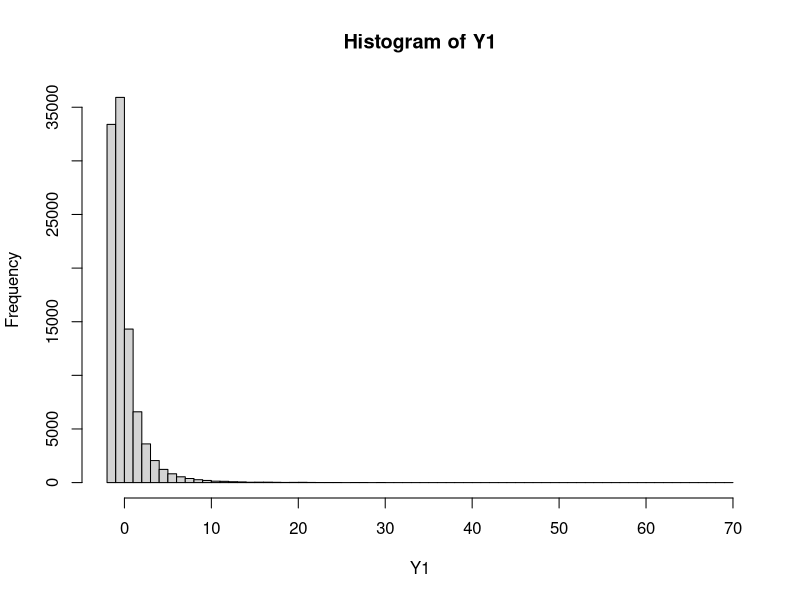
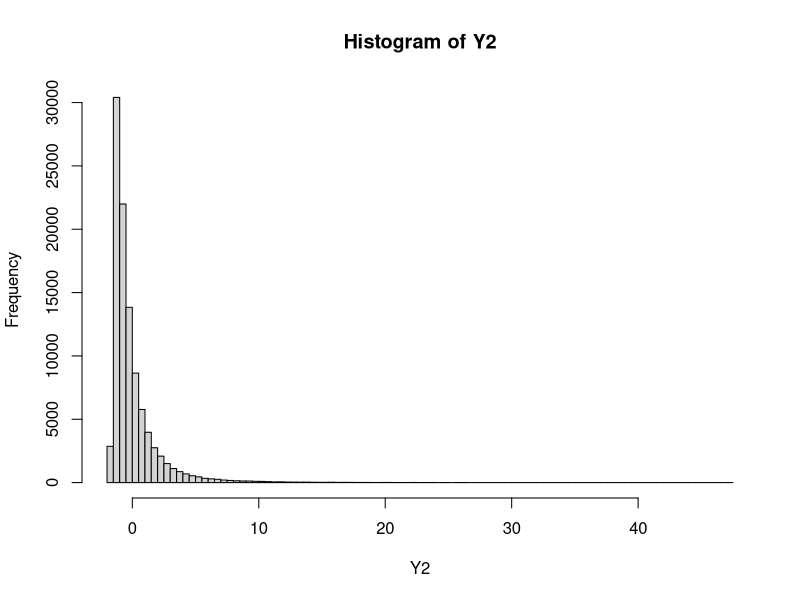
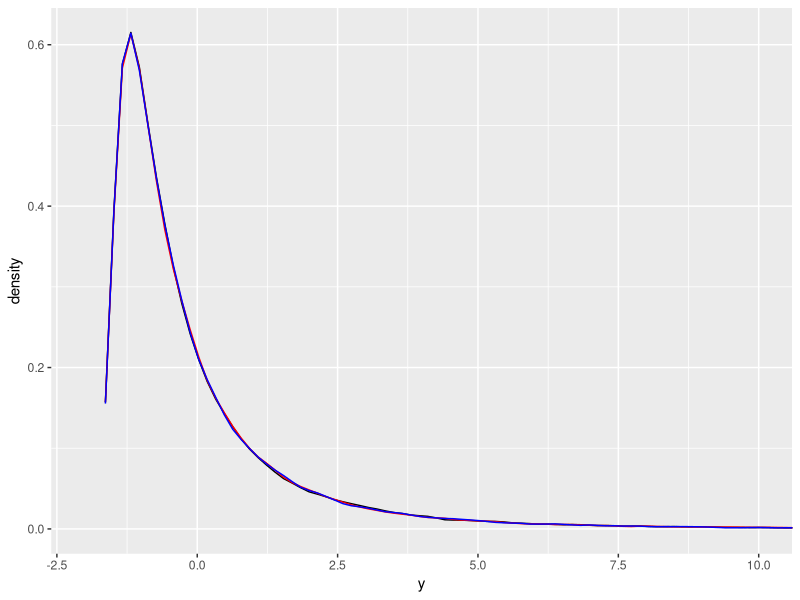
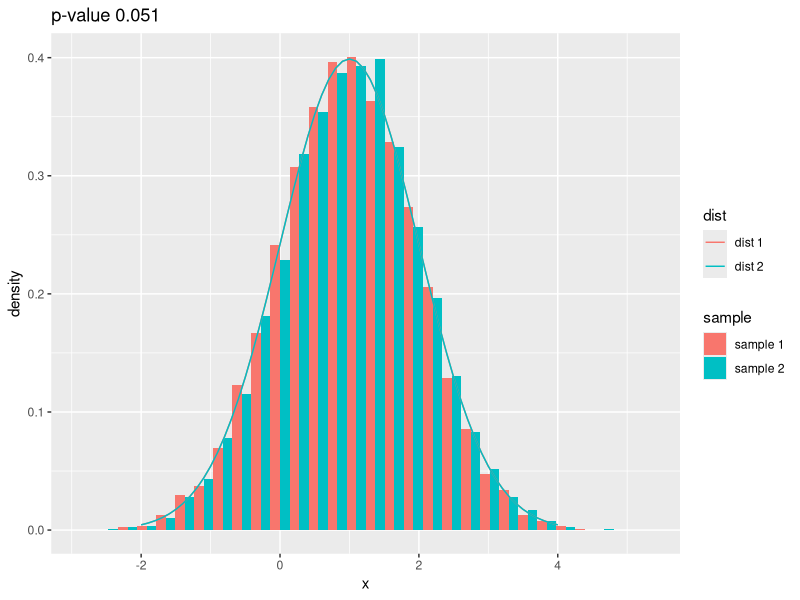
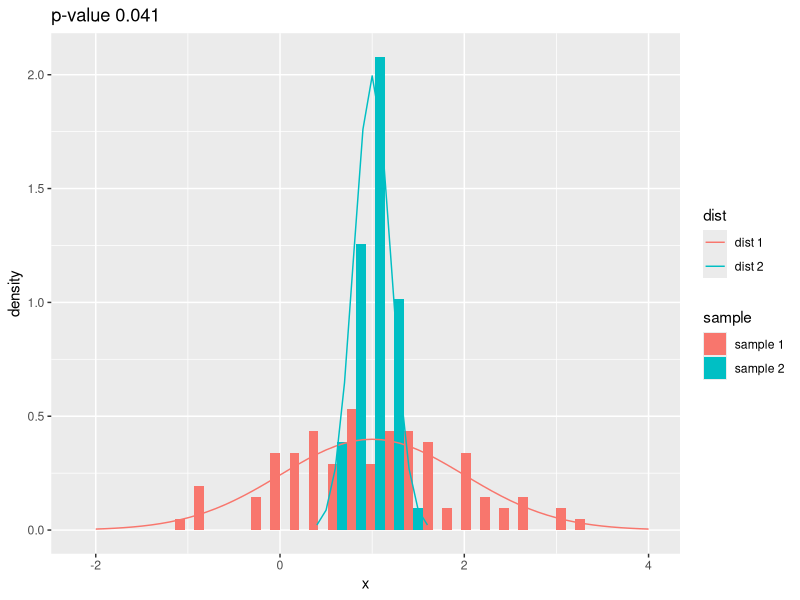

Reproduce these figures in R, in order. (Note: this script raises an error after producing the figures.)
library(tidyverse)
simuleer.lognormale <- function(n1, n2, ratio = 1) {
  Y1 <- exp(rnorm(n1))-exp(.5) # gemiddelde = 0, zie wiki lognormale
  Y2 <- exp(rnorm(n2))-exp(.5) # gemiddelde = 0
  Y1 <- Y1*ratio # herschaal, ratio = 1 (gelijke varianties) of 5 (verschillende varianties)
  return(c(Y1,Y2))
}

# Eens snel via Monte-Carlo kijken of de code naar behoren werkt
n1 <- 100000 # een groot getal om de populatie te benaderen
n2 <- 100000
Y <- simuleer.lognormale(n1, n2, ratio = 1)
Y1 <- Y[1:n1]; Y2 <- Y[(n1+1):(n1+n2)]

hist(Y1, breaks = 100)
hist(Y2, breaks = 100)
d1 <- data.frame(y = Y1)
d2 <- data.frame(y = Y2)
d3 <- data.frame(y = rlnorm(n1, meanlog = 0) - exp(1/2))
ggplot(d1, aes(y)) +
  geom_density() +
  geom_density(data = d2, color = "red") +
  geom_density(data = d3, color = "blue") +
  coord_cartesian(xlim = c(-2,10))

n <- 1000000
mu1 <- -0.5 * log(2)
mu2 <- -0.5 * log(26/25)
sd1 <- sqrt(log(2))
sd2 <- sqrt(log(26/25))
d1 <- rlnorm(n, meanlog = mu1, sdlog = sd1)
d2 <- rlnorm(n, meanlog = mu2, sdlog = sd2)
mean(d1) 
mean(d2)
sd(d1)
sd(d2)

exp(1/2)
sqrt((exp(1) - 1) * exp(1))

log(1) - 1/2

# Distribution function
rlnorm2 <- function(n, mu = 1, sd = 1) {
  exp_sdlog_sq <- 1 + sd^2/mu^2
  sdlog <- sqrt(log(exp_sdlog_sq))
  meanlog <- log(mu/sqrt(exp_sdlog_sq))
  
  rlnorm(n, meanlog, sdlog)
}

dlnorm2 <- function(n, mu = 1, sd = 1) {
  exp_sdlog_sq <- 1 + sd^2/mu^2
  sdlog <- sqrt(log(exp_sdlog_sq))
  meanlog <- log(mu/sqrt(exp_sdlog_sq))
  
  dlnorm(n, meanlog, sdlog)
}

test.params <- expand.grid(c(1,2,3),c(0.5,1,2))

sapply(1:nrow(test.params), function(i) {
  mu <- test.params[i,1]
  sd <- test.params[i,2]
  test.data <- rlnorm2(1000, mu,sd)
  list(mu = mu, sd = sd, sample_mu = round(mean(test.data),1), sample_sd = round(sd(test.data),1))
})

sim.mctest <- function(n.total, 
                       sample.ratio = 1, 
                       dist = c("norm", "lnorm"), 
                       mu = 1, 
                       sd = 1, 
                       sd.ratio = 1,
                       test.type = c("pooled","Welch"),
                       R = 10000,
                       alpha = 0.05) {
  
  # calculate sample sizes
  n1 <- n.total / (1 + 1/sample.ratio)
  n2 <- n.total / (1 + sample.ratio)
  
  test.type <- test.type[1]
  if(!(test.type %in% c("pooled","Welch"))) {
    stop("Invalid test type")
  }
  # valid test type
  t.test.var.equal <- test.type == "Welch"
  
  mu1 <- mu
  mu2 <- mu
  sd1 <- sd
  sd2 <- sd / sd.ratio
  
  dist <- dist[1]
  if (!(dist %in% c("norm", "lnorm"))) {
    stop("invalid distribution")
  }
  
  # valid distribution type
  if (dist == "norm") {
    dist.fun <- rnorm
  } else {
    dist.fun <- rlnorm2
  }
  
  cnt.typeI <- 0
  for (i in 1:R) {
    d1 <- dist.fun(n1, mu1, sd1)
    d2 <- dist.fun(n2, mu2, sd2)
    
    pval <- t.test(d1, d2, var.equal = t.test.var.equal)$p.value
    if (pval < alpha) {
      cnt.typeI <- cnt.typeI + 1
    }
  }
  
  # output a list with all simulation parameters
  list(
    n.total = n.total,        # total sample size
    n1 = n1,      # sample 1 size
    n2 = n2,      # sample 2 size,
    dist = dist,  # distribution type
    d1 = d1,      # last d1 sample
    d2 = d2,      # last d2 sample
    mu1 = mu1,    
    mu2 = mu2,
    sd1 = sd1,
    sd2 = sd2,
    typeI.fout.pct = cnt.typeI / R
  )
  
}

eval.mctest <- function(test) {
  plot_data <- rbind(data.frame(sample = "sample 1", x = test$d1), data.frame(sample = "sample 2", x = test$d2))
  
  # valid distribution type
  if (test$dist == "norm") {
    dist.fun <- dnorm
  } else {
    dist.fun <- dlnorm2
  }
  
  dist_data_1 <- tibble(dist = "dist 1", 
                        x = seq(test$mu1 - 3*test$sd1, test$mu1 + 3 * test$sd1, by = 0.1),
                        y = dist.fun(x, test$mu1, test$sd1))
  dist_data_2 <- tibble(dist = "dist 2", 
                        x = seq(test$mu2 - 3*test$sd2, test$mu2 + 3 * test$sd2, by = 0.1),
                        y = dist.fun(x, test$mu2, test$sd2))
  
  p <- ggplot(plot_data, aes(x)) +
    geom_histogram(aes(y = ..density.., fill = sample), position = "dodge", stat) +
    ggtitle(paste("p-value", test$typeI.fout.pct)) +
    geom_line(aes(x, y, color = dist), data = dist_data_1) +
    geom_line(aes(x, y, color = dist), data = dist_data_2)
  
  p
}

# enkele testen
# met normale distributie
test1 <- sim.mctest(n.total = 20000, 
                    sample.ratio = 1, 
                    dist = "norm", 
                    mu = 1, 
                    sd = 1, 
                    sd.ratio = 1,
                    test.type = "Welch",
                    R = 1000,
                    alpha = 0.05)
eval.mctest(test1)

test2 <- sim.mctest(n.total = 200, 
                    sample.ratio = 1, 
                    dist = "norm", 
                    mu = 1, 
                    sd = 1, 
                    sd.ratio = 5,
                    test.type = "Welch",
                    R = 1000,
                    alpha = 0.05)
eval.mctest(test2)




sim.mctest(20, 1/3, 1, 1, 5)
sim.mctest(20, 1)
sim.mctest(200, 1/3)
sim.mctest(200, 1)
sim.mctest(200, 3, 1, 1, 1)
